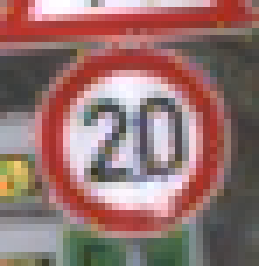
#> input picture gtsrb/0/00000_00012.ppm, 37 x 38 px, found by its file name (shown 7 times larger)
$ python loading.py gtsrb/0
#> lines starting #> are read from the running program, lines starting #| are printed output that depends on the picture
from cv2 import cv2 as cv2
import numpy as np
import os
import sys
EPOCHS = 10
IMG_WIDTH = 30
IMG_HEIGHT = 30
NUM_CATEGORIES = 43
TEST_SIZE = 0.4


def main():
    images = load_images(sys.argv[1])
    # print(images)

def load_images(folder):
#> called with folder = 'gtsrb/0'
    images = []
    for i in range(NUM_CATEGORIES):
        path = os.path.join(folder, str(i))
        for filename in os.listdir(path):
            full = os.path.join(folder, str(i), filename)
            img = cv2.imread(full)
#> img is the input picture: shape (38, 37, 3); mean B, G, R 111.2, 113.8, 148.3
            img_resize = cv2.resize(img, (IMG_WIDTH, IMG_HEIGHT))
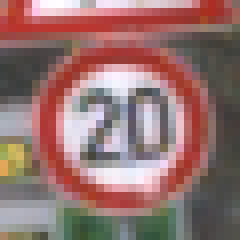
#> img_resize: shape (30, 30, 3) (shown 8 times larger); mean B, G, R 111.2, 114, 148.3
            print(img_resize.shape)
#| (30, 30, 3)
            images.append(img_resize)
    return images

if __name__ == "__main__":
#> (the run stopped early here; a loop or call above may not have finished)
